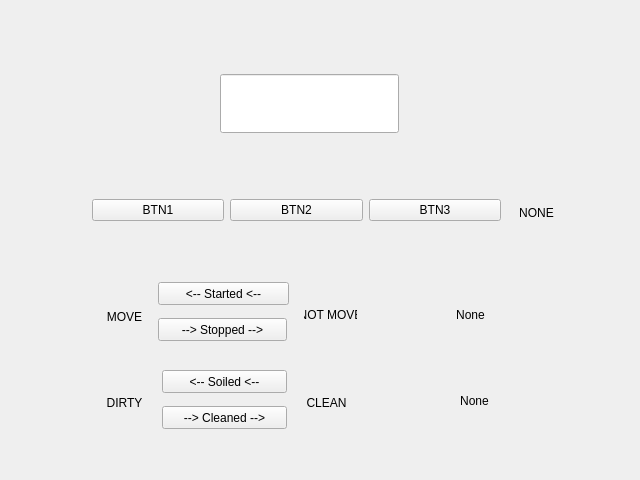
<?xml version="1.0" encoding="UTF-8"?>
<ui version="4.0">
 <class>StateMachineWin</class>
 <widget class="QWidget" name="StateMachineWin">
  <property name="geometry">
   <rect>
    <x>0</x>
    <y>0</y>
    <width>640</width>
    <height>480</height>
   </rect>
  </property>
  <property name="sizePolicy">
   <sizepolicy hsizetype="Fixed" vsizetype="Fixed">
    <horstretch>0</horstretch>
    <verstretch>0</verstretch>
   </sizepolicy>
  </property>
  <property name="minimumSize">
   <size>
    <width>640</width>
    <height>480</height>
   </size>
  </property>
  <property name="windowTitle">
   <string>Form</string>
  </property>
  <widget class="QLabel" name="label">
   <property name="geometry">
    <rect>
     <x>510</x>
     <y>194</y>
     <width>53</width>
     <height>37</height>
    </rect>
   </property>
   <property name="text">
    <string>NONE</string>
   </property>
   <property name="alignment">
    <set>Qt::AlignCenter</set>
   </property>
  </widget>
  <widget class="QWidget" name="layoutWidget">
   <property name="geometry">
    <rect>
     <x>92</x>
     <y>164</y>
     <width>409</width>
     <height>93</height>
    </rect>
   </property>
   <layout class="QGridLayout" name="gridLayout">
    <item row="0" column="0">
     <widget class="QPushButton" name="btn1">
      <property name="text">
       <string>BTN1</string>
      </property>
     </widget>
    </item>
    <item row="0" column="1">
     <widget class="QPushButton" name="btn2">
      <property name="text">
       <string>BTN2</string>
      </property>
     </widget>
    </item>
    <item row="0" column="2">
     <widget class="QPushButton" name="btn3">
      <property name="text">
       <string>BTN3</string>
      </property>
     </widget>
    </item>
   </layout>
  </widget>
  <widget class="QLabel" name="label_1">
   <property name="geometry">
    <rect>
     <x>98</x>
     <y>298</y>
     <width>53</width>
     <height>37</height>
    </rect>
   </property>
   <property name="text">
    <string>MOVE</string>
   </property>
   <property name="alignment">
    <set>Qt::AlignCenter</set>
   </property>
  </widget>
  <widget class="QLabel" name="label_2">
   <property name="geometry">
    <rect>
     <x>304</x>
     <y>296</y>
     <width>53</width>
     <height>37</height>
    </rect>
   </property>
   <property name="text">
    <string>NOT MOVE</string>
   </property>
   <property name="alignment">
    <set>Qt::AlignCenter</set>
   </property>
  </widget>
  <widget class="QLabel" name="label_3">
   <property name="geometry">
    <rect>
     <x>98</x>
     <y>384</y>
     <width>53</width>
     <height>37</height>
    </rect>
   </property>
   <property name="text">
    <string>DIRTY</string>
   </property>
   <property name="alignment">
    <set>Qt::AlignCenter</set>
   </property>
  </widget>
  <widget class="QLabel" name="label_4">
   <property name="geometry">
    <rect>
     <x>300</x>
     <y>384</y>
     <width>53</width>
     <height>37</height>
    </rect>
   </property>
   <property name="text">
    <string>CLEAN</string>
   </property>
   <property name="alignment">
    <set>Qt::AlignCenter</set>
   </property>
  </widget>
  <widget class="QPushButton" name="btn_started">
   <property name="geometry">
    <rect>
     <x>158</x>
     <y>282</y>
     <width>131</width>
     <height>23</height>
    </rect>
   </property>
   <property name="text">
    <string>&lt;-- Started &lt;--</string>
   </property>
  </widget>
  <widget class="QPushButton" name="btn_stopped">
   <property name="geometry">
    <rect>
     <x>158</x>
     <y>318</y>
     <width>129</width>
     <height>23</height>
    </rect>
   </property>
   <property name="text">
    <string>--&gt; Stopped --&gt;</string>
   </property>
  </widget>
  <widget class="QPushButton" name="btn_soiled">
   <property name="geometry">
    <rect>
     <x>162</x>
     <y>370</y>
     <width>125</width>
     <height>23</height>
    </rect>
   </property>
   <property name="text">
    <string>&lt;-- Soiled &lt;--</string>
   </property>
  </widget>
  <widget class="QPushButton" name="btn_cleaned">
   <property name="geometry">
    <rect>
     <x>162</x>
     <y>406</y>
     <width>125</width>
     <height>23</height>
    </rect>
   </property>
   <property name="text">
    <string>--&gt; Cleaned --&gt;</string>
   </property>
  </widget>
  <widget class="QLabel" name="label_carMove">
   <property name="geometry">
    <rect>
     <x>378</x>
     <y>296</y>
     <width>185</width>
     <height>37</height>
    </rect>
   </property>
   <property name="text">
    <string>None</string>
   </property>
   <property name="alignment">
    <set>Qt::AlignCenter</set>
   </property>
  </widget>
  <widget class="QLabel" name="label_carAir">
   <property name="geometry">
    <rect>
     <x>382</x>
     <y>382</y>
     <width>185</width>
     <height>37</height>
    </rect>
   </property>
   <property name="text">
    <string>None</string>
   </property>
   <property name="alignment">
    <set>Qt::AlignCenter</set>
   </property>
  </widget>
  <widget class="QLineEdit" name="lineEdit">
   <property name="geometry">
    <rect>
     <x>220</x>
     <y>74</y>
     <width>179</width>
     <height>59</height>
    </rect>
   </property>
  </widget>
 </widget>
 <resources/>
 <connections/>
</ui>
